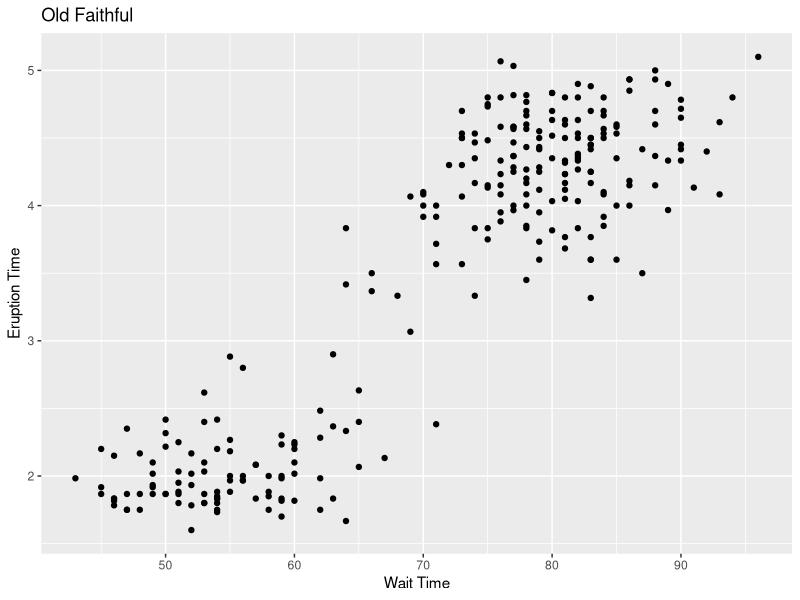
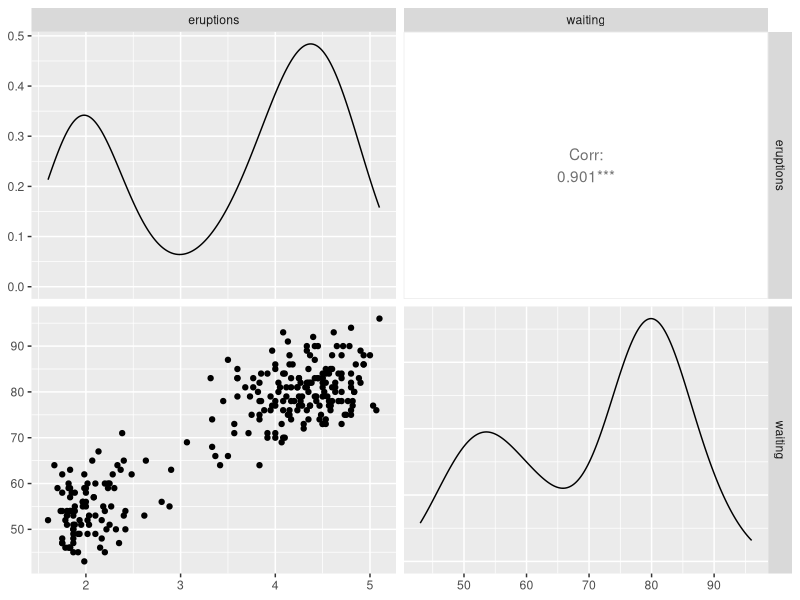
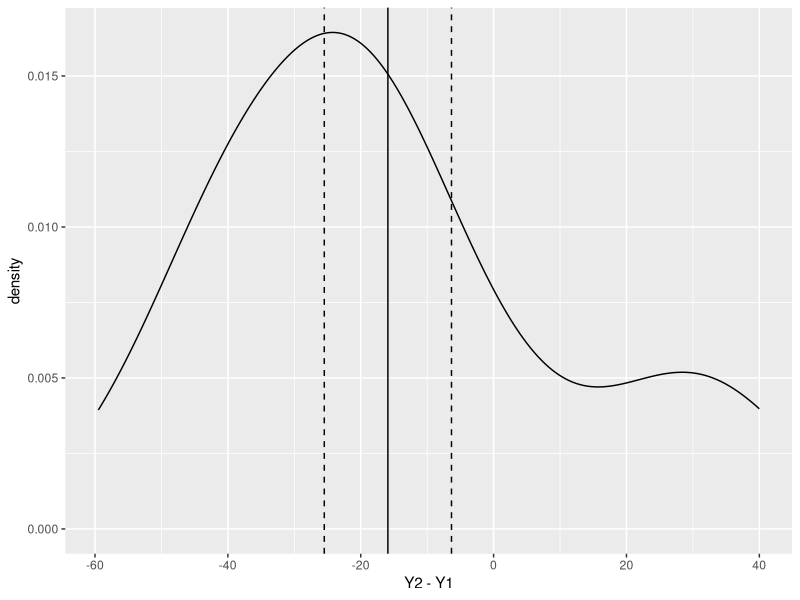
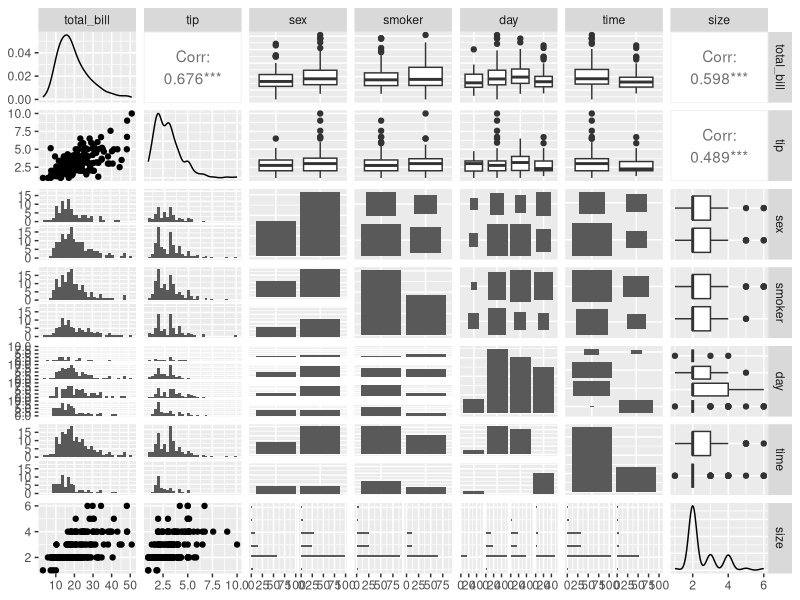
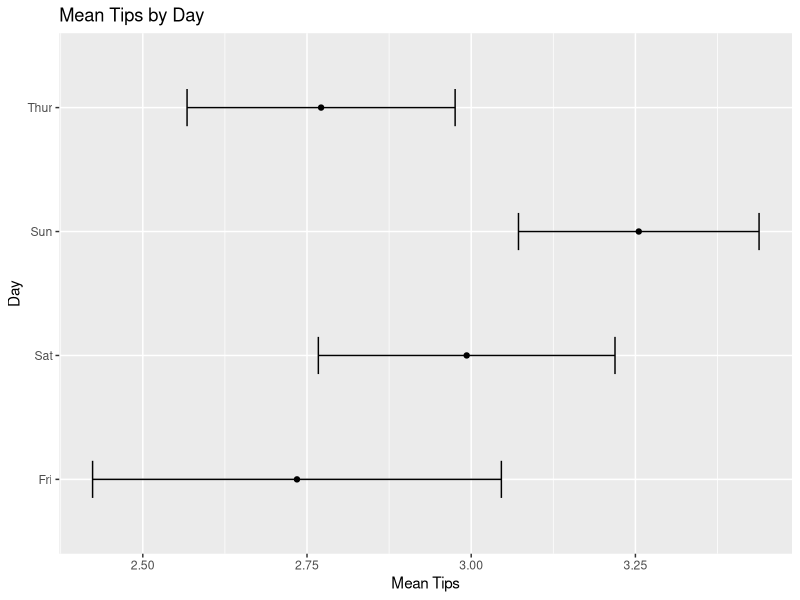
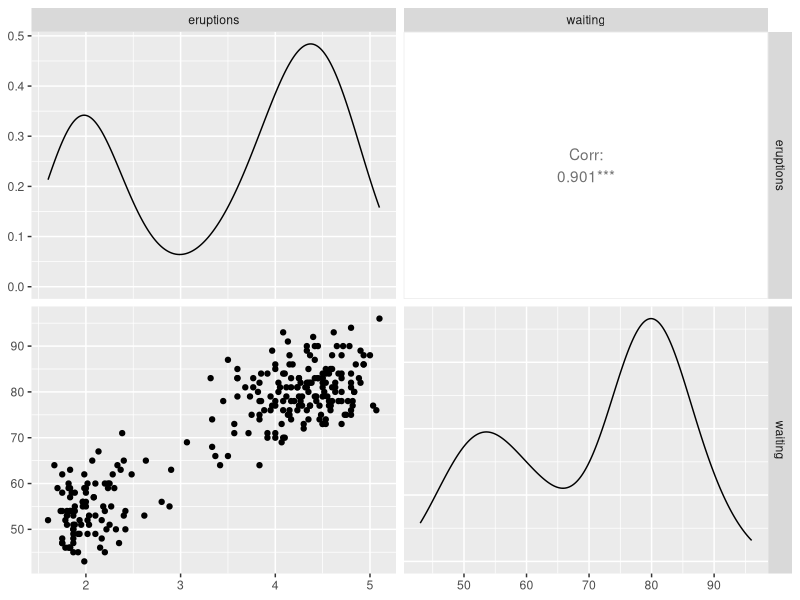

Generate these figures, in order, with R:
## ---- chunk 1
knitr::opts_chunk$set(echo = TRUE)
## ---- chunk 2
library(ggplot2)
library(GGally)
library(MASS)
library(reshape2)
library(plyr)
library(dplyr)
## ---- chunk 3
stats <- sample(x = 100:200, size = 100, replace = TRUE)
head(stats)
## ---- chunk 4
mean(stats)
## ---- chunk 5
sum((stats - mean(stats))^2) / (length(stats) - 1)
## ---- chunk 6
var(stats)
## ---- chunk 7
sqrt(var(stats))
## ---- chunk 8
sd(stats)
## ---- chunk 9
summary(stats)
## ---- chunk 10
quantile(x = stats, probs = c(.25, .75))
## ---- chunk 11
grades <- c(78, 74, 78, 76, 68, 90)
weights <- c(1/8, 1/8, 1/8, 1/8, 1/4, 1/4)
## ---- chunk 12
mean(grades)
## ---- chunk 13
weighted.mean(x = grades, w = weights)
## ---- chunk 14
wait <- faithful$waiting
duration <- faithful$eruptions
## ---- chunk 15
cor(wait, duration)
## ---- chunk 16
cor(faithful)
## ---- chunk 17
ggplot(data.frame(x=wait, y=duration), aes(x=x, y=y)) +
  geom_point() +
  labs(x ="Wait Time", y = "Eruption Time", title = "Old Faithful")
## ---- chunk 18
cov(wait, duration)
## ---- chunk 19
cov(faithful)
## ---- chunk 20
mat <- cbind(wait, duration)
cor(mat)
## ---- chunk 21
ggpairs(faithful)
## ---- chunk 22
head(immer)
## ---- chunk 23
t.test(immer$Y1, immer$Y2, paired = TRUE, conf.level = 0.95)
## ---- chunk 24
yieldDiff <- immer$Y2 - immer$Y1

ggplot(immer, aes(x=Y2 - Y1)) +
  geom_density() +
  geom_vline(xintercept = mean(yieldDiff)) +
  geom_vline(xintercept = mean(yieldDiff) + 2*c(-1,1) * sd(yieldDiff) / sqrt(nrow(immer)), linetype=2)
## ---- chunk 25
data(tips, package = "reshape2")
head(tips)
## ---- chunk 26
ggpairs(tips)
## ---- chunk 27
tipAnova <- aov(tip ~ day - 1, tips)
tipIntercept <- aov(tip ~ day, tips)
## ---- chunk 28
tipAnova$coefficients
## ---- chunk 29
tipIntercept$coefficients
## ---- chunk 30
summary(tipAnova)
## ---- chunk 31
tipsByDay <- ddply(
  tips,
  "day",
  summarize,
  tip.mean=mean(tip),
  Length=NROW(tip),
  tip.sd=sd(tip),
  tfrac=qt(p=.90, df=Length-1),
  Lower=tip.mean - tfrac*tip.sd/sqrt(Length),
  Upper=tip.mean + tfrac*tip.sd/sqrt(Length)
)
tipsByDay
## ---- chunk 32
ggplot(tipsByDay, aes(x=tip.mean, y=day)) +
  geom_point() +
  geom_errorbarh(aes(xmin=Lower, xmax=Upper), height=.3) +
  labs(x="Mean Tips", y="Day", title = {"Mean Tips by Day"})
## ---- chunk 33
head(faithful)
## ---- chunk 34
faithfulAnova <- aov(eruptions ~ waiting -1, faithful)
faithfulIntercept <- aov(eruptions ~ waiting, faithful)
## ---- chunk 35
faithfulAnova$coefficients
## ---- chunk 36
faithfulIntercept$coefficients
## ---- chunk 37
summary(faithfulAnova)
## ---- chunk 38
eruptionsByWait <- ddply(
  faithful,
  "waiting",
  summarize,
  eruptions.mean=mean(eruptions),
  Length=NROW(eruptions),
  eruptions.sd=sd(eruptions),
  tfrac=qt(p=.90, df=Length-1),
  Lower=eruptions.mean - tfrac*eruptions.sd/sqrt(Length),
  Upper=eruptions.mean + tfrac*eruptions.sd/sqrt(Length)
)
head(eruptionsByWait)
## ---- chunk 39
ggpairs(faithful)
